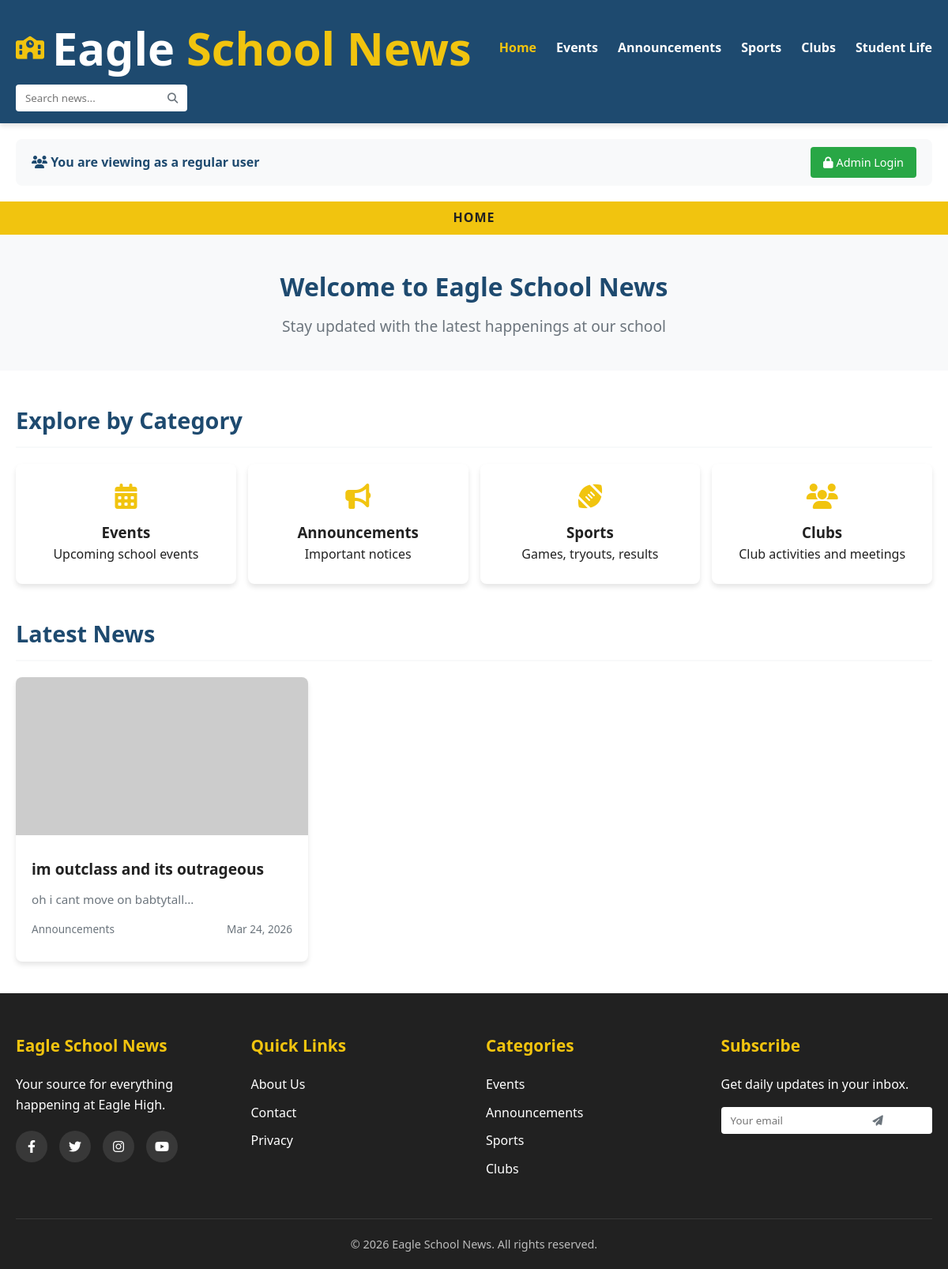
The app's page /, older data.
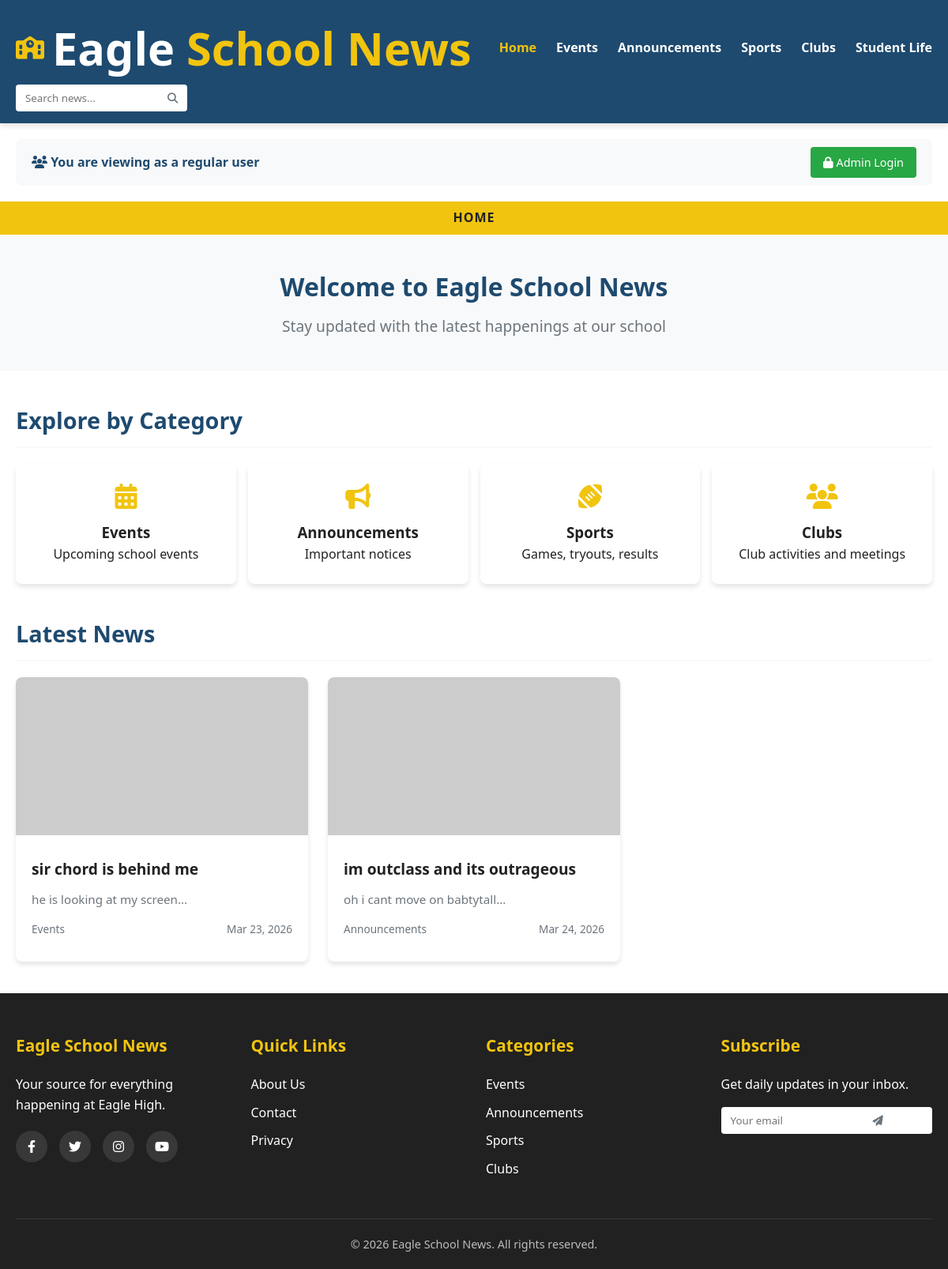
The same page, newer data.
### tables this page shows
CREATE TABLE `news` (
  `id` int(11) NOT NULL,
  `title` varchar(255) NOT NULL,
  `summary` text DEFAULT NULL,
  `content` text NOT NULL,
  `category` varchar(100) DEFAULT NULL,
  `author` varchar(100) DEFAULT NULL,
  `event_date` date DEFAULT NULL,
  `image_url` varchar(500) DEFAULT NULL,
  `created_at` timestamp NOT NULL DEFAULT current_timestamp(),
  `updated_at` timestamp NOT NULL DEFAULT current_timestamp() ON UPDATE current_timestamp()
);

### config/auth.php (called while the page is built, shortened)
<?php
class Auth {
    public function isLoggedIn() {
        return isset($_SESSION['admin_logged_in']) && $_SESSION['admin_logged_in'] === true;
    }
}
?>

### models/News.php (called while the page is built, shortened)
<?php
class News {
    private $conn;
    private $table_name = "news";
    public function __construct($db) {
        $this->conn = $db;
    }
    public function read() {
        $query = "SELECT * FROM " . $this->table_name . " ORDER BY created_at DESC";
        $stmt = $this->conn->prepare($query);
        $stmt->execute();
        return $stmt;
    }
}
?>

### index.php (the view, shortened to what this page needs)
<?php
require_once 'models/News.php';
require_once 'config/auth.php';
$database = new Database();
$db = $database->getConnection();
$news = new News($db);
$auth = new Auth($db);
$isAdmin = $auth->isLoggedIn();
$allNews = [];
$currentCategory = isset($_GET['category']) ? $_GET['category'] : null;
$searchKeyword = isset($_GET['search']) ? $_GET['search'] : null;
if($searchKeyword && !empty($searchKeyword)) {
    $searchStmt = $news->search($searchKeyword);
    $allNews = $searchStmt->fetchAll(PDO::FETCH_ASSOC);
} elseif($currentCategory && !empty($currentCategory)) {
    $categoryStmt = $news->getByCategory($currentCategory);
    $allNews = $categoryStmt->fetchAll(PDO::FETCH_ASSOC);
} else {
    $stmt = $news->read();
    $allNews = $stmt->fetchAll(PDO::FETCH_ASSOC);
}
?>
<!DOCTYPE html>
<html lang="en">
<head>
    <link rel="stylesheet" href="https://cdnjs.cloudflare.com/ajax/libs/font-awesome/6.4.0/css/all.min.css">
</head>
<body>
    <header>
        <div class="container header-content">
            <a href="index.php" class="logo">
                <i class="fas fa-school"></i>
                <h1>Eagle<span> School News</span></h1>
            </a>
            <nav>
                <ul id="nav-menu">
                    <li><a href="index.php" <?php echo !isset($_GET['category']) && !isset($_GET['search']) ? 'class="active"' : ''; ?>>Home</a></li>
                    <li><a href="?category=Events" <?php echo (isset($_GET['category']) && $_GET['category'] == 'Events') ? 'class="active"' : ''; ?>>Events</a></li>
                    <li><a href="?category=Announcements" <?php echo (isset($_GET['category']) && $_GET['category'] == 'Announcements') ? 'class="active"' : ''; ?>>Announcements</a></li>
                    <li><a href="?category=Sports" <?php echo (isset($_GET['category']) && $_GET['category'] == 'Sports') ? 'class="active"' : ''; ?>>Sports</a></li>
                    <li><a href="?category=Clubs" <?php echo (isset($_GET['category']) && $_GET['category'] == 'Clubs') ? 'class="active"' : ''; ?>>Clubs</a></li>
                    <li><a href="?category=Student Life" <?php echo (isset($_GET['category']) && $_GET['category'] == 'Student Life') ? 'class="active"' : ''; ?>>Student Life</a></li>
                </ul>
            </nav>
            <div class="header-right">
                <form method="GET" action="index.php" class="search-box">
                    <input type="text" name="search" placeholder="Search news..." value="<?php echo isset($_GET['search']) ? htmlspecialchars($_GET['search']) : ''; ?>">
                    <button type="submit"><i class="fas fa-search"></i></button>
                </form>
            </div>
        </div>
    </header>
    <div class="container">
        <div class="admin-controls">
            <?php if($isAdmin): ?>
                <div class="welcome">
                    <i class="fas fa-user-shield"></i> Welcome, Admin!
                    <span class="admin-badge">Administrator</span>
                </div>
                <a href="admin_logout.php" class="logout-btn"><i class="fas fa-sign-out-alt"></i> Logout</a>
            <?php else: ?>
                <div class="welcome">
                    <i class="fas fa-users"></i> You are viewing as a regular user
                </div>
                <a href="admin_login.php" class="login-btn-header"><i class="fas fa-lock"></i> Admin Login</a>
            <?php endif; ?>
        </div>
    </div>
    <div class="page-indicator">
        <?php
        if(isset($_GET['category'])) {
            echo strtoupper($_GET['category']) . " NEWS";
        } elseif(isset($_GET['search'])) {
            echo 'SEARCH RESULTS: "' . htmlspecialchars($_GET['search']) . '"';
        } elseif(isset($_GET['edit']) && $isAdmin) {
            echo 'EDIT NEWS';
        } elseif(isset($_GET['add']) && $isAdmin) {
            echo 'ADD NEWS';
        } else {
            echo 'HOME';
        }
        ?>
    </div>
    <main>
        <section class="hero">
            <div class="container">
                <h2>Welcome to Eagle School News</h2>
                <p>Stay updated with the latest happenings at our school</p>
            </div>
        </section>
        <div class="container">
            <div class="section-title">
                <h2>Explore by Category</h2>
            </div>
            <div class="categories">
                <a href="?category=Events" class="category-card <?php echo (isset($_GET['category']) && $_GET['category'] == 'Events') ? 'active' : ''; ?>">
                    <i class="fas fa-calendar-alt"></i>
                    <h3>Events</h3>
                    <p>Upcoming school events</p>
                </a>
                <a href="?category=Announcements" class="category-card <?php echo (isset($_GET['category']) && $_GET['category'] == 'Announcements') ? 'active' : ''; ?>">
                    <i class="fas fa-bullhorn"></i>
                    <h3>Announcements</h3>
                    <p>Important notices</p>
                </a>
                <a href="?category=Sports" class="category-card <?php echo (isset($_GET['category']) && $_GET['category'] == 'Sports') ? 'active' : ''; ?>">
                    <i class="fas fa-football-ball"></i>
                    <h3>Sports</h3>
                    <p>Games, tryouts, results</p>
                </a>
                <a href="?category=Clubs" class="category-card <?php echo (isset($_GET['category']) && $_GET['category'] == 'Clubs') ? 'active' : ''; ?>">
                    <i class="fas fa-users"></i>
                    <h3>Clubs</h3>
                    <p>Club activities and meetings</p>
                </a>
            </div>
            <div class="section-title">
                <h2>
                    <?php
                    if(isset($_GET['search'])) {
                        echo 'Search Results';
                    } elseif(isset($_GET['category'])) {
                        echo $_GET['category'] . ' News';
                    } else {
                        echo 'Latest News';
                    }
                    ?>
                </h2>
            </div>
            <?php if(empty($allNews)): ?>
                <p style="text-align: center; color: var(--gray-color); margin: 40px 0;">
                    No news found. <?php echo $isAdmin ? 'Click "Add News" to post the first article!' : 'Please check back later for updates.'; ?>
                </p>
            <?php else: ?>
                <div class="news-grid">
                    <?php foreach($allNews as $newsItem): ?>
                    <div class="news-card">
                        <img src="<?php echo !empty($newsItem['image_url']) ? htmlspecialchars($newsItem['image_url']) : 'https://via.placeholder.com/300x200?text=Eagle+News'; ?>"
                             alt="<?php echo htmlspecialchars($newsItem['title']); ?>"
                             onerror="this.src='https://via.placeholder.com/300x200?text=Eagle+News'">
                        <div class="news-card-content">
                            <h3><?php echo htmlspecialchars($newsItem['title']); ?></h3>
                            <p><?php echo htmlspecialchars(substr($newsItem['summary'] ?? $newsItem['content'], 0, 100)) . '...'; ?></p>
                            <div class="news-meta">
                                <span><?php echo htmlspecialchars($newsItem['category'] ?? 'General'); ?></span>
                                <span>
                                    <?php
                                    if(!empty($newsItem['event_date'])) {
                                        echo date('M d, Y', strtotime($newsItem['event_date']));
                                    } else {
                                        echo date('M d, Y', strtotime($newsItem['created_at']));
                                    }
                                    ?>
                                </span>
                            </div>
                        </div>
                    </div>
                    <?php endforeach; ?>
                </div>
            <?php endif; ?>
        </div>
    </main>
    <footer>
        <div class="container">
            <div class="footer-content">
                <div class="footer-column">
                    <h3>Eagle School News</h3>
                    <p>Your source for everything happening at Eagle High.</p>
                    <div class="social-icons">
                        <a href="#"><i class="fab fa-facebook-f"></i></a>
                        <a href="#"><i class="fab fa-twitter"></i></a>
                        <a href="#"><i class="fab fa-instagram"></i></a>
                        <a href="#"><i class="fab fa-youtube"></i></a>
                    </div>
                </div>
                <div class="footer-column">
                    <h3>Quick Links</h3>
                    <ul>
                        <li><a href="#">About Us</a></li>
                        <li><a href="#">Contact</a></li>
                        <li><a href="#">Privacy</a></li>
                    </ul>
                </div>
                <div class="footer-column">
                    <h3>Categories</h3>
                    <ul>
                        <li><a href="?category=Events">Events</a></li>
                        <li><a href="?category=Announcements">Announcements</a></li>
                        <li><a href="?category=Sports">Sports</a></li>
                        <li><a href="?category=Clubs">Clubs</a></li>
                    </ul>
                </div>
                <div class="footer-column">
                    <h3>Subscribe</h3>
                    <p>Get daily updates in your inbox.</p>
                    <form method="GET" action="index.php" class="search-box" style="margin-top:15px;">
                        <input type="email" name="subscribe" placeholder="Your email">
                        <button type="submit"><i class="fas fa-paper-plane"></i></button>
                    </form>
                </div>
            </div>
            <div class="copyright">
                <p>&copy; <?php echo date('Y'); ?> Eagle School News. All rights reserved.</p>
            </div>
        </div>
    </footer>
</body>
</html>

Row changes from the older to the newer data that the page shows:
added news: title "sir chord is behind me", summary "he is looking at my screen", category "Events", event_date "Mar 23, 2026"
